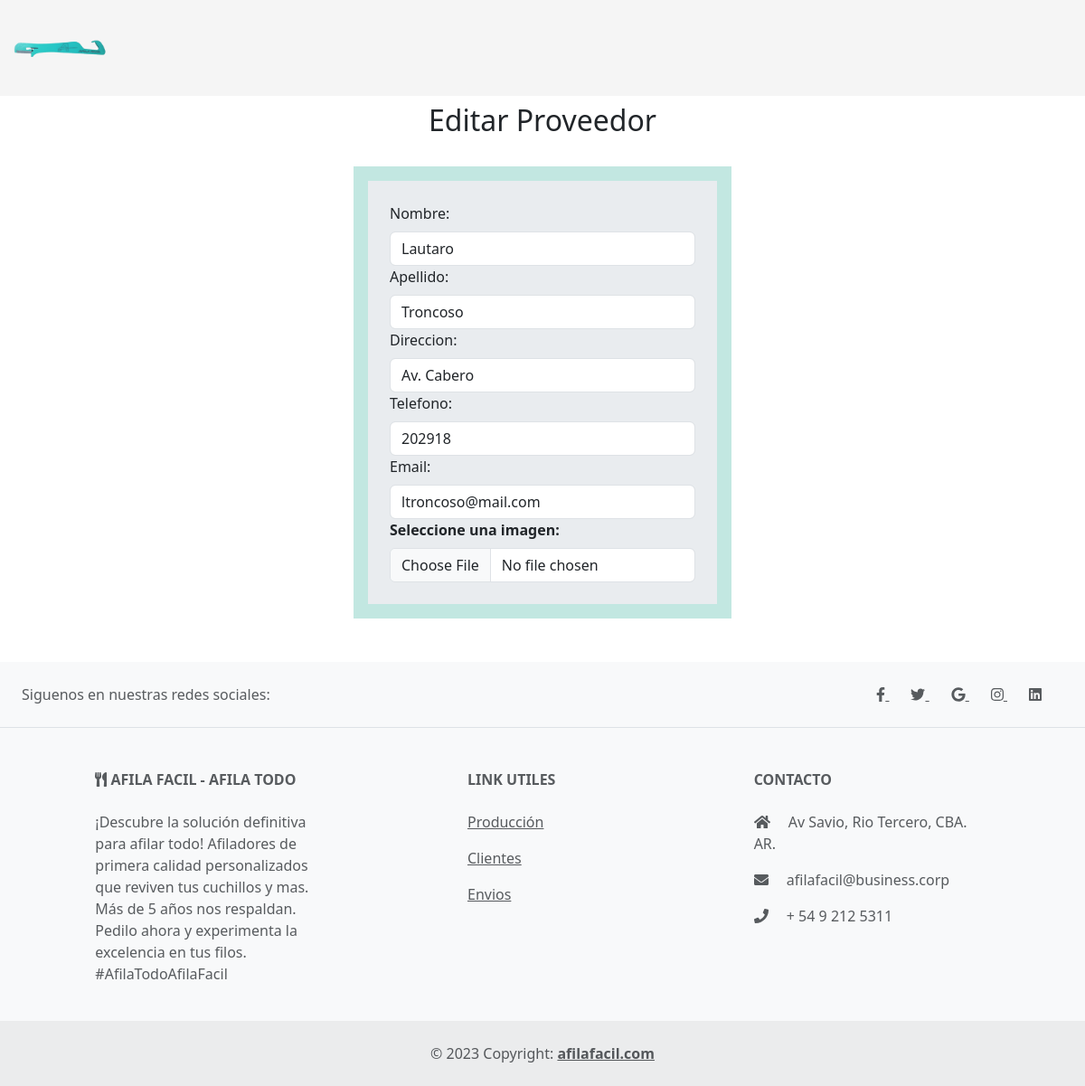
Page /proveedores/editar/2/ on the earlier database version.
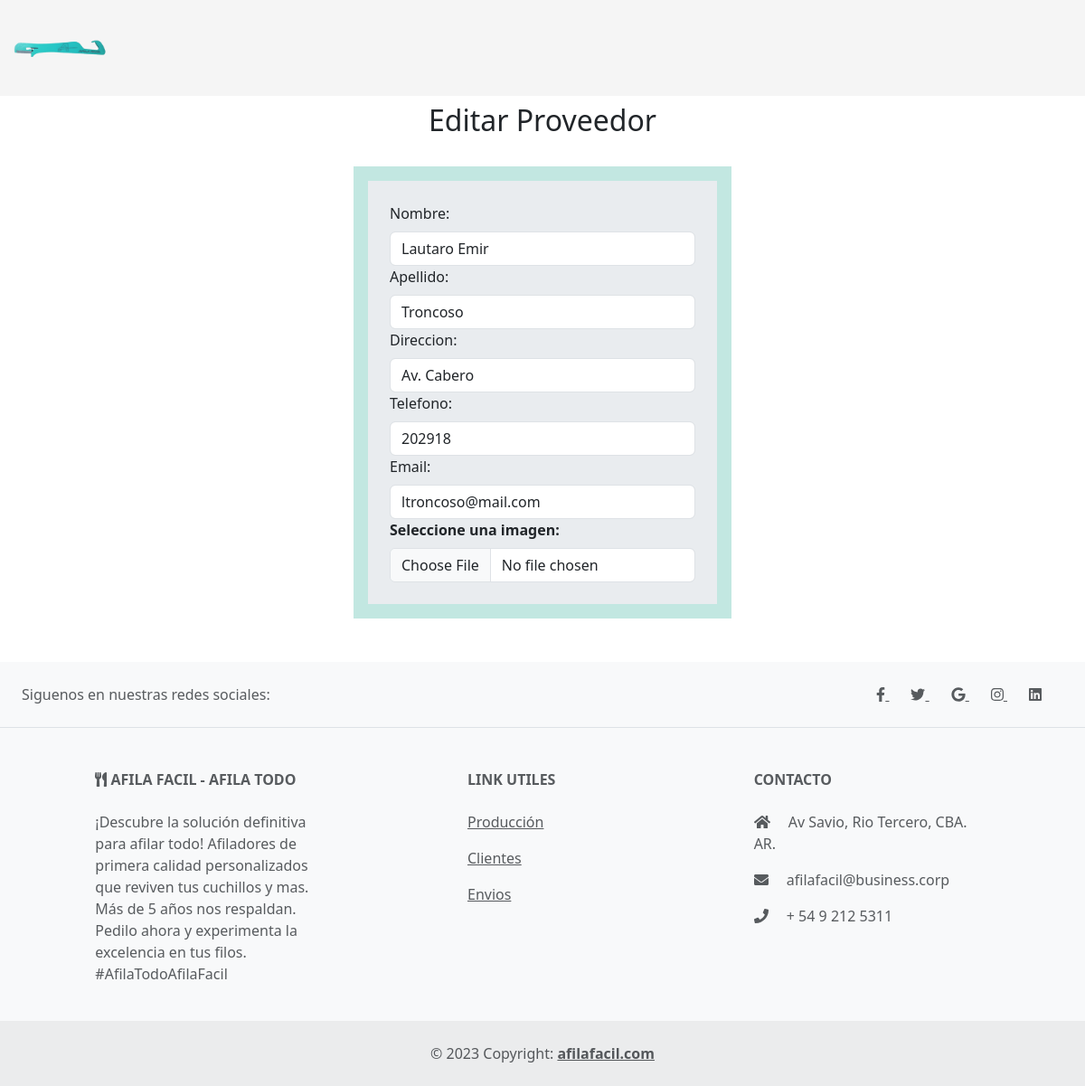
Same page on the later database version.
### proveedores/models.py (models this page shows, shortened)
class Proveedores(models.Model):
    nombre = models.CharField(max_length=50)
    apellido = models.CharField(max_length=50)
    direccion = models.CharField(max_length=100)
    telefono = models.IntegerField(null=True, blank=True)
    email = models.CharField(max_length=100)
    imagen = models.TextField(null=True, blank=True)
    class Meta:
        db_table = 'proveedores'
        verbose_name = "Proveedores"

### proveedores/views.py (the view)
# urls.py: path('editar/<int:id>/', views.editar_proveedor, name='editar_proveedor')
def editar_proveedor(request,id):
    proveedor = get_object_or_404(Proveedores, pk=id)
    if request.method == 'POST':
        form = ProveedoresForm(request.POST, request.FILES)
        if form.is_valid():
            proveedor.nombre = form.cleaned_data['nombre']
            proveedor.apellido = form.cleaned_data['apellido']
            proveedor.direccion = form.cleaned_data['direccion']
            proveedor.telefono = form.cleaned_data['telefono']
            proveedor.email = form.cleaned_data['email']
            proveedor.imagen = form.cleaned_data['imagen']
            proveedor.save()
            return redirect('proveedores')
    else:
        form = ProveedoresForm(initial={
        'nombre': proveedor.nombre,
        'apellido': proveedor.apellido,
        'direccion': proveedor.direccion,
        'telefono':  proveedor.telefono,
        'email': proveedor.email,
        'imagen': proveedor.imagen
        })
    return render(request, 'editar_proveedor.html', {'form': form, 'proveedor': proveedor})

### proveedores/forms.py
class ProveedoresForm(forms.Form):
    nombre = forms.CharField(max_length=100, required=True)
    apellido = forms.CharField(max_length=100, required=True)
    direccion = forms.CharField(max_length=100, required=True)
    telefono = forms.CharField(max_length=100, required=True)
    email = forms.CharField(max_length=100, required=True)
    imagen = forms.CharField(max_length=100, required=False)
    class Meta:
            model = Proveedores

### proveedores/templates/editar_proveedor.html (shortened to what this page needs)
{% extends "materias_primas/layout.html" %}
{% load static %}
{% block content %}
    <div class="container-fluid">
        <div class="d-flex flex-column align-items-center">
            <h2 class="mb-3 mt-2">Editar Proveedor</h2>
            <div class="d-flex justify-content-center mt-3 mb-5" style="background-color: #c2e7e1;">
                <form class="m-3 p-4 bg-body-secondary" method="post" action="{% url 'editar_proveedor' proveedor.id %}" enctype="multipart/form-data">
                    <div class="row">
                        <div class="form-outline w-100" >
                            <label class="form-label " for="nombre">Nombre:</label>
                            <input type="text" id="nombre" name="nombre" class="form-control" value="{{ proveedor.nombre }}"/>
                        </div>
                    </div>
                    <div class="row">
                        <div class="form-outline w-100">
                            <label class="form-label" for="apellido">Apellido:</label>
                            <input type="text" id="apellido" name="apellido" class="form-control" value="{{ proveedor.apellido }}"/>
                        </div>
                    </div>
                    <div class="row">
                        <div class="form-outline w-100">
                            <label class="form-label" for="direccion">Direccion:</label>
                            <input type="text" id="direccion" name="direccion" class="form-control" value="{{ proveedor.direccion }}"/>
                        </div>
                    </div>
                    <div class="row">
                        <div class="form-outline w-100">
                            <label class="form-label" for="telefono">Telefono: </label>
                            <input type="number" id="telefono" name="telefono" class="form-control" value="{{ proveedor.telefono }}"/>
                        </div>
                    </div>
                    <div class="row">
                        <div class="form-outline w-100">
                            <label class="form-label" for="email">Email:</label>
                            <input type="text" id="email" name="email" class="form-control" value="{{ proveedor.email }}"/>
                        </div>
                    </div>
                    <div class="row">
                        <div class="form-outline">
                            <label class="form-label fw-bold w-100" for="imagen">Seleccione una imagen:</label>
                            <input type="file" id="imagen" name="imagen" class="form-control" value="{{ proveedor.imagen }}"/>
                        </div>
                    </div>
                </form>
            </div>
        </div>
    </div>
{% endblock %}

Differences in the rows shown:
changed Proveedores "Troncoso": nombre "Lautaro" → "Lautaro Emir"
